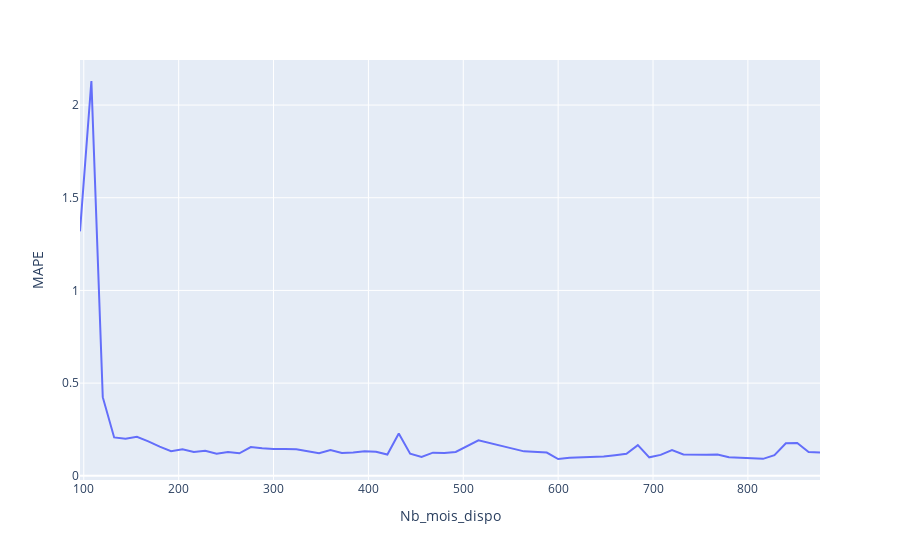

The notebook cell this image was saved under:
### Code cell
px.line(MAPE_by_month, x=MAPE_by_month.index, y="MAPE")

### Figure 1 — Plotly figure (JSON) as saved in the notebook; plotly's stock layout.template omitted (floating-point values rounded to 4 significant figures)
{"data": [{"hovertemplate": "Nb_mois_dispo=%{x}<br>MAPE=%{y}<extra></extra>", "legendgroup": "", "line": {"color": "#636efa", "dash": "solid"}, "marker": {"symbol": "circle"}, "mode": "lines", "name": "", "orientation": "v", "showlegend": false, "type": "scatter", "x": [96, 108, 120, 132, 144, 156, 168, 180, 192, 204, 216, 228, 240, 252, 264, 276, 288, 300, 312, 324, 336, 348, 360, 372, 384, 396, 408, 420, 432, 444, 456, 468, 480, 492, 516, 564, 588, 600, 612, 648, 660, 672, 684, 696, 708, 720, 732, 744, 756, 768, 780, 816, 828, 840, 852, 864, 876], "xaxis": "x", "y": [1.319, 2.13, 0.4243, 0.207, 0.2003, 0.2105, 0.1859, 0.1572, 0.1332, 0.1432, 0.1282, 0.1352, 0.1186, 0.1285, 0.1215, 0.1554, 0.1485, 0.1443, 0.1451, 0.1427, 0.1329, 0.1222, 0.1393, 0.123, 0.1253, 0.1328, 0.1291, 0.1149, 0.2286, 0.1193, 0.1016, 0.125, 0.1232, 0.129, 0.1911, 0.1319, 0.1257, 0.09065, 0.09789, 0.1037, 0.1108, 0.1193, 0.1656, 0.09979, 0.1128, 0.1384, 0.1147, 0.1162, 0.1139, 0.1152, 0.1006, 0.09156, 0.1111, 0.1757, 0.1766, 0.1288, 0.1259], "yaxis": "y"}], "layout": {"legend": {"tracegroupgap": 0}, "margin": {"t": 60}, "xaxis": {"anchor": "y", "domain": [0, 1], "title": {"text": "Nb_mois_dispo"}}, "yaxis": {"anchor": "x", "domain": [0, 1], "title": {"text": "MAPE"}}}}
